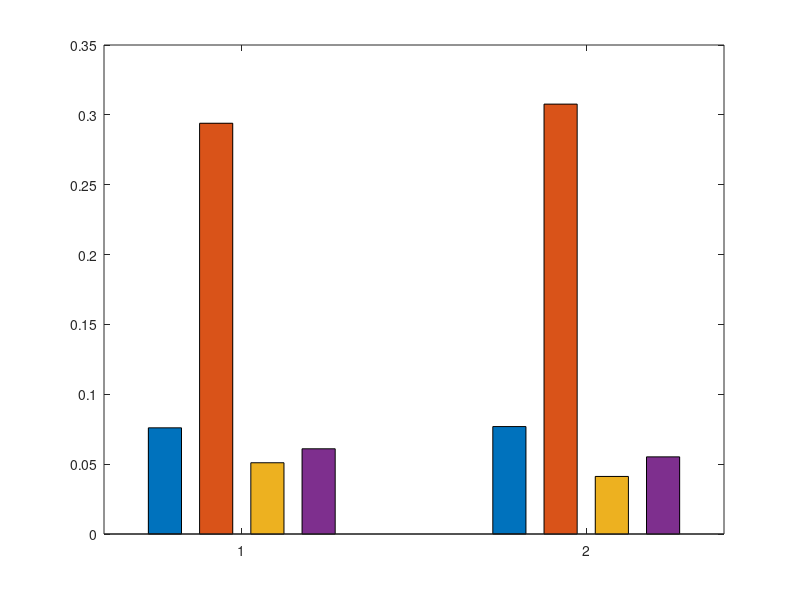

This figure's MATLAB source:
% Luka Emrashvili
% 823 355 800
% The Deck of cards is ordered from 1 through 52
% Let's define which numbers correspond to Aces, Jacks, Queens and Kings

Aces = [1, 14, 27, 40];
Jacks = [11, 24, 37, 50];
Queens = [12, 25, 38, 51];
Kings = [13, 26, 39, 52];

% Shuffle the deck 1000 times, get the first card and find out if it is a King.

Is_King = 0;

for i = 1 : 1000
    First_Card = randperm(52,1);
    if ismember(First_Card(1), Kings)
        Is_King = Is_King + 1;
    end
end

Is_King_Probability = double(Is_King) / double(1000);

% Shuffle the deck 1000 times, get the first card and find out if it is an Ace, Jack, Queen or King.

Is_Face = 0;

for i = 1 : 1000
    First_Card = randperm(52,1);
    if ismember(First_Card(1), Aces) || ismember(First_Card(1), Jacks) || ismember(First_Card(1), Queens) || ismember(First_Card(1), Kings)
        Is_Face = Is_Face + 1;
    end
end

Is_Face_Probability = double(Is_Face) / double(1000);

% Shuffle the deck 1000 times, get the 1/4 of the deck and from chosen cards find out if 3 of them are Queens.

Is_Queen = 0;
Are_Queens = 0;

for i = 1 : 1000
    Fourth_Deck = randperm(52,13);
    for j = 1 : 13
        if ismember(Fourth_Deck(j), Queens)
            Is_Queen = Is_Queen + 1;
        end
    end
    if Is_Queen == 3
       Are_Queens = Are_Queens + 1; 
    end
    Is_Queen = 0;
end

Are_Queens_Probability = double(Are_Queens) / double(1000);

% Shuffle the deck 1000 times, get the 1/2 of the deck and from chosen
% cards find out if there are 4 Kings.

Is_King = 0;
Are_Kings = 0;

for i = 1 : 1000
    Half_Deck = randperm(52,26);
    for j = 1 : 26
        if ismember(Half_Deck(j), Kings)
            Is_King = Is_King + 1;
        end
    end
    if Is_King == 4
       Are_Kings = Are_Kings + 1; 
    end
    Is_King = 0;
end

Are_Kings_Probability = double(Are_Kings) / double(1000);

disp(Is_King_Probability)
disp(Is_Face_Probability)
disp(Are_Queens_Probability)
disp(Are_Kings_Probability)

Probabilities = [Is_King_Probability Is_Face_Probability Are_Queens_Probability Are_Kings_Probability];
expected_probabilities = [0.0769 0.30769 0.04120 0.05522];


yy=[Probabilities; expected_probabilities];
bar(yy, .70);


